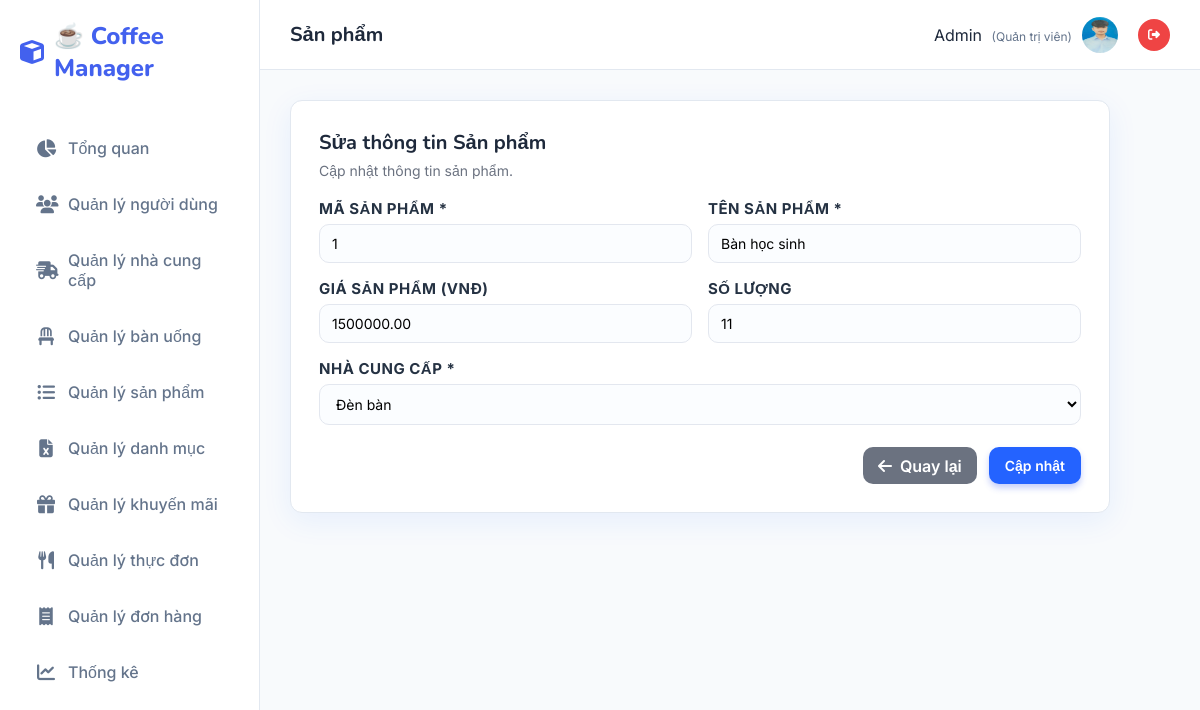
The app's page /Sanpham/sua/1 (signed in), older data.
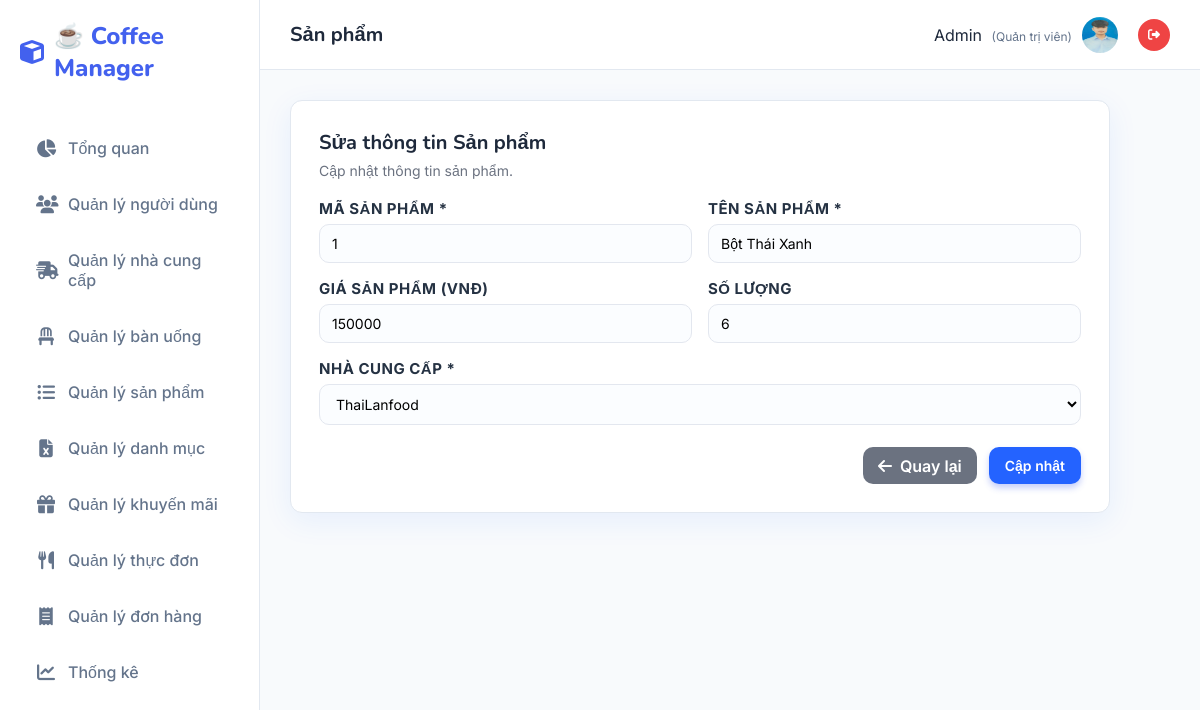
The same page, newer data.
### tables this page shows
CREATE TABLE `sanpham2` (
  `masp` varchar(20) NOT NULL,
  `tensp` varchar(100) NOT NULL,
  `gia` varchar(20) NOT NULL,
  `soluong` varchar(20) NOT NULL,
  `mancc` varchar(20) DEFAULT NULL
);

### MVC/Core/controller.php (called while the page is built, shortened)
<?php
    class controller{
        public function model($model){
        return new $model;
        }
        public function view($view,$data=[]){
            include_once __DIR__.'/../Views/'.$view.'.php';
        }
    }
?>

### MVC/Controllers/Sanpham.php (called while the page is built, shortened)
<?php
    class Sanpham extends controller{
        private $sp;
        private $ncc;
        function __construct()
        {
            $this->sp = $this->model("Sanpham_m");
            $this->ncc = $this->model("Nhacungcap_m");
        }
        function sua($masp){
            $result = $this->sp->Sanpham_getById($masp);
            $row = mysqli_fetch_array($result);
            $dsncc = $this->ncc->Nhacungcap_find('', '');
            $this->view('Master',[
                'page' => 'Sanpham_sua',
                'masp' => $row['masp'],
                'tensp' => $row['tensp'],
                'gia' => $row['gia'],
                'soluong' => $row['soluong'],
                'mancc' => $row['mancc'],
                'dsncc' => $dsncc
            ]);
        }
    }
?>

### MVC/Core/app.php (called while the page is built, shortened)
<?php
    class app{
        protected $action = "Get_data";
        function __construct()
        {
            $arr = $this->processURL();
            if($arr!=null){
                if(file_exists(__DIR__.'/../Controllers/'.$arr[0].'.php')){
                    unset($arr[0]);
                }
            }
            $this->controller=new $this->controller;
            if(isset($arr[1])){
                if(method_exists($this->controller,$arr[1])){
                    $this->action=$arr[1];
                    unset($arr[1]);
                }
            }
            $this->param=$arr?array_values($arr):[];
            call_user_func_array([$this->controller,$this->action],$this->param);
        }
        function processURL(){
        if(isset($_GET['url'])){
            return explode('/',filter_var(trim($_GET['url']),FILTER_DEFAULT));
        }
    }
    }
?>

### index.php (called while the page is built, shortened)
<?php
    $myapp = new app();
?>

### MVC/Core/connectDB.php (called while the page is built, shortened)
<?php
    class connectDB{
            function __construct()
            {
                $this->con=mysqli_connect('localhost','root','','Web');
            }
    }
?>

### MVC/Models/Sanpham_m.php (called while the page is built, shortened)
<?php
    class Sanpham_m extends connectDB{
        function Sanpham_getById($masp){
            $sql = "SELECT s.*, n.tenncc FROM sanpham2 s
                    LEFT JOIN nhacungcap n ON s.mancc = n.mancc
                    WHERE s.masp = '$masp'
                    ORDER BY LENGTH(s.masp), s.masp";
            return mysqli_query($this->con, $sql);
        }
    }
?>

### MVC/Models/Nhacungcap_m.php (called while the page is built, shortened)
<?php
    class Nhacungcap_m extends connectDB{
        function Nhacungcap_find($mancc, $tenncc){
            $sql = "SELECT * FROM nhacungcap WHERE mancc LIKE '%$mancc%' AND tenncc LIKE '%$tenncc%' ORDER BY LENGTH(mancc), mancc";
            return mysqli_query($this->con, $sql);
        }
    }
?>

### MVC/Views/Pages/Sanpham_sua.php (the view, shortened to what this page needs)
<!DOCTYPE html>
<html lang="en">
<head>
</head>
<body>
    <main class="card" role="main">
        <h1>Sửa thông tin Sản phẩm</h1>
        <p class="lead">Cập nhật thông tin sản phẩm.</p>
        <form method="post" action="http://localhost/QLSP/Sanpham/update">
            <div>
                <label for="productId">Mã sản phẩm *</label>
                <input type="text" id="productId" name="txtMasanpham" readonly
                    value="<?php echo isset($data['masp']) ? $data['masp'] : '' ?>" />
            </div>
            <div>
                <label for="productName">Tên sản phẩm *</label>
                <input type="text" id="productName" name="txtTensanpham" required
                    value="<?php echo isset($data['tensp']) ? $data['tensp'] : '' ?>" />
            </div>
            <div>
                <label for="price">Giá sản phẩm (VNĐ)</label>
                <input type="number" id="price" name="txtGia" step="0.01" min="0"
                    value="<?php echo isset($data['gia']) ? $data['gia'] : '' ?>" />
            </div>
            <div>
                <label for="quantity">Số lượng</label>
                <input type="number" id="quantity" name="txtSoluong" min="0"
                    value="<?php echo isset($data['soluong']) ? $data['soluong'] : '' ?>" />
            </div>
            <div class="full">
                <label for="supplier">Nhà cung cấp *</label>
                <select id="supplier" name="ddlNhacungcap" required>
                    <?php
if(isset($data['dsncc'])){
    mysqli_data_seek($data['dsncc'], 0);
    while($row = mysqli_fetch_array($data['dsncc'])){
        $selected = (isset($data['mancc']) && $data['mancc'] == $row['mancc']) ? 'selected' : '';
        echo "<option value='".$row['mancc']."' $selected>".$row['tenncc']."</option>";
    }
}
?>
                </select>
            </div>
            <div class="actions">
                <a href="http://localhost/QLSP/Sanpham/danhsach" class="btn-back"><i
                        class="fa-solid fa-arrow-left"></i> Quay lại</a>
                <button type="submit" class="btn-primary" name="btnCapnhat">Cập nhật</button>
            </div>
        </form>
    </main>
</body>
</html>

Row changes from the older to the newer data that the page shows:
changed sanpham2 id 1: txtTensanpham "Bàn học sinh" → "Bột Thái Xanh"; txtGia "1500000.00" → "150000"; txtSoluong "11" → "6"
Text that changed along with them:
form field ddlNhacungcap: "Đèn bàn" → "ThaiLanfood"
